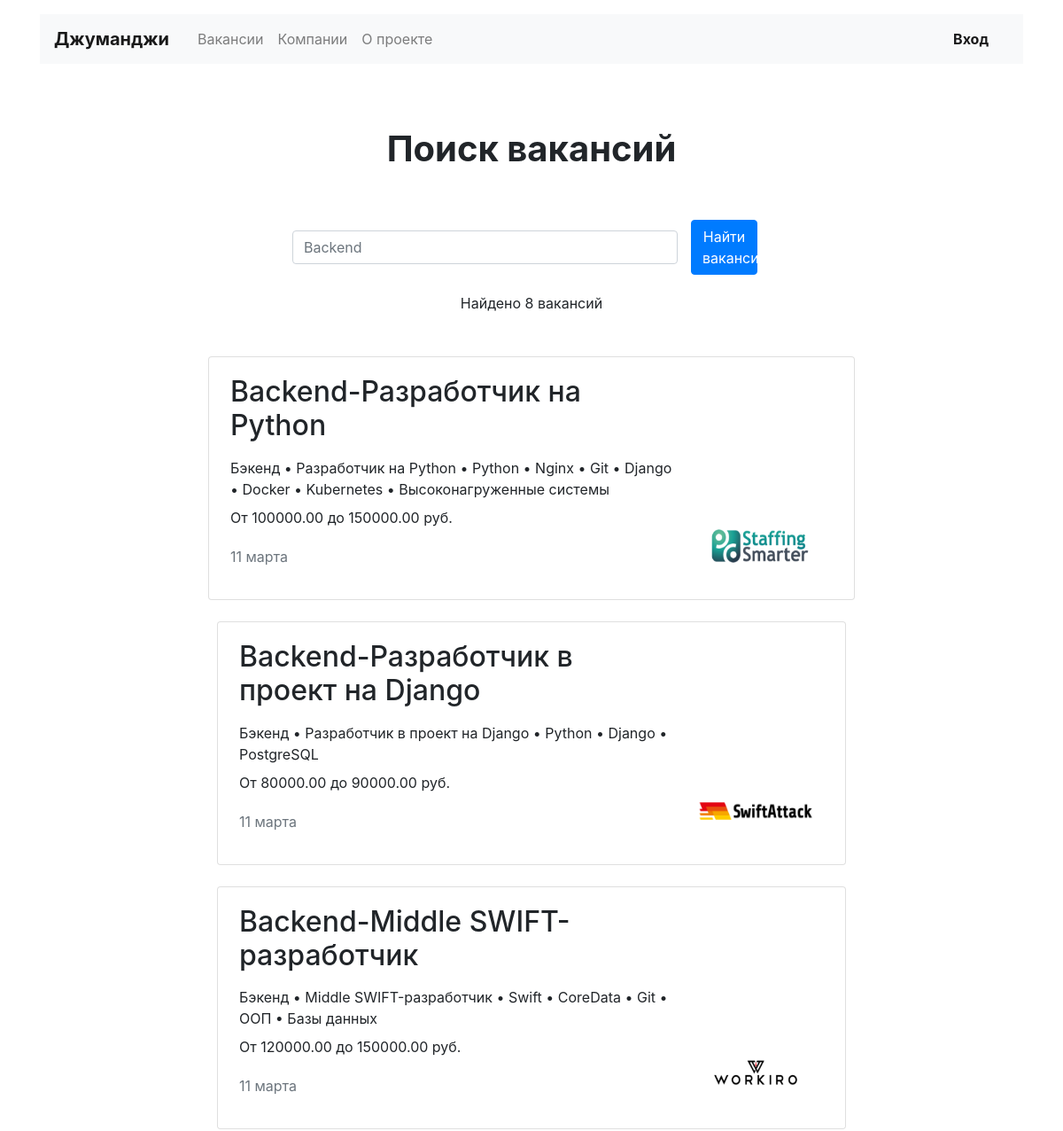
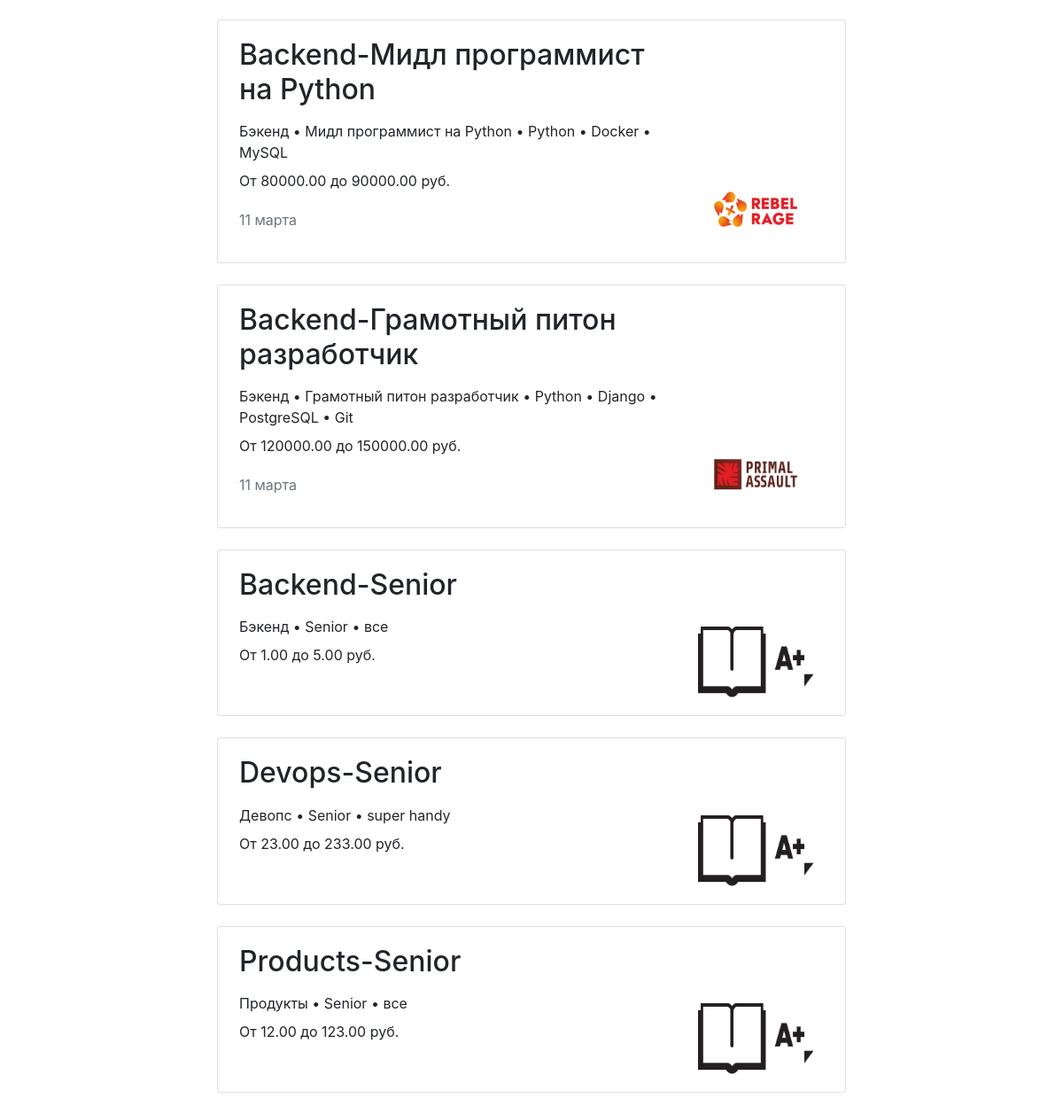
Page /vacancies/ on the committed database (2 pictures, top to bottom).
### vacancies/models.py (models this page shows, shortened)
class Vacancy(models.Model):
    title = models.CharField(max_length=15)
    specialty = models.ForeignKey(Specialty, related_name="vacancies", on_delete=models.CASCADE)
    company = models.ForeignKey(Company, related_name="vacancies", on_delete=models.CASCADE)
    skills = models.CharField(max_length=225)
    description = models.TextField()
    salary_min = models.DecimalField(max_digits=20, decimal_places=2)
    salary_max = models.DecimalField(max_digits=20, decimal_places=2)
    published_at = models.DateField(null=True)
    class Meta:
        verbose_name_plural = 'Vacancies'

class Specialty(models.Model):
    code = models.CharField(max_length=30)
    title = models.CharField(max_length=30)
    picture = models.ImageField(upload_to='images/pics/')
    pass
    class Meta:
        verbose_name_plural = 'Specialties'

class Company(models.Model):
    name = models.CharField(max_length=50)
    location = models.CharField(max_length=30)
    logo = models.ImageField(upload_to='images/logo/')
    description = models.TextField()
    employee_count = models.IntegerField()
    owner = models.OneToOneField(User, null=True, on_delete=models.PROTECT, related_name='company')
    class Meta:
        verbose_name_plural = 'Companies'

### vacancies/views.py (the view)
# urls.py: path('vacancies/', VacancyView.as_view(), name='vacancies'),
class VacancyView(TemplateView):
    model = Vacancy
    model = Company
    template_name = 'vacancies_.html'
    def get_context_data(self, **kwargs):
        context = super(VacancyView, self).get_context_data()
        context['companies'] = Company.objects.all()
        context['vacancies'] = Vacancy.objects.all()
        return context

### vacancies/templates/vacancies_.html
{% extends 'base.html' %}
{% block content %}
    <main class="container mt-3">
        <section>
            <h1 class="h1 text-center mx-auto mt-4 py-5"><strong>Поиск вакансий</strong></h1>
            <div class="row">
                <div class="col-12 col-md-8 col-lg-6 offset-lg-3 offset-md-2">
                    <form class="form-inline mb-3" enctype="multipart/form-data">
                        <div class="form-group col-8 col-md-10 pl-0">
                            <input class="form-control w-100" type="search" placeholder="Backend" aria-label="Backend">
                        </div>
                        <div class="form-group col-4 col-md-2 pl-0">
                            <button class="btn btn-primary w-100" type="submit">Найти вакансии</button>
                        </div>
                    </form>
                    </div>
                </div>
        </section>
        <section>
            <p class="text-center pt-1">Найдено {{ vacancies.count }} вакансий</p>
            <div class="row mt-5">{% for vacancy in vacancies %}
                <div class="col-12 col-lg-8 offset-lg-2 m-auto">
                    <div class="card mb-4">
                        <div class="card-body px-4">
                            <div class="row">
                                <div class="col-12 col-md-8 col-lg-9">
                                    <h2 class="h2 pb-2">{{ vacancy.specialty.code|capfirst }}-{{ vacancy.title }}</h2>
                                    <p class="mb-2">{{ vacancy.specialty.title }} • {{ vacancy.title|capfirst }} •
                                        {{ vacancy.skills|join:"" }}</p>
                                    <p>От {{ vacancy.salary_min }} до {{ vacancy.salary_max }} руб.</p>
                                    <p class="text-muted pt-1">{{ vacancy.published_at|date:'d E' }}</p>
                                </div>
                                <div class="col-12 col-md-4 col-lg-3 d-flex align-items-end">
                                    <a href="{{ vacancy.id }}"><img src="{{ MEDIA_URL }}{{ vacancy.company.logo.url }}" width="130" height="80"
                                                     alt=""></a>
                                </div>
                            </div>
                        </div>
                    </div>
                </div>
            </div>{% endfor %}
        </section>
    </main>
{% endblock %}

### rows in the picture
Vacancy: specialty.code "Backend", title "Разработчик на Python", specialty "Бэкенд", skills "Python • Nginx • Git • Django • Docker • Kubernetes • Высоконагруженные системы", salary_min "100000.00", salary_max "150000.00", published_at "11 марта", company.logo (picture)
Vacancy: specialty.code "Backend", title "Разработчик в проект на Django", specialty "Бэкенд", skills "Python • Django • PostgreSQL", salary_min "80000.00", salary_max "90000.00", published_at "11 марта", company.logo (picture)
Vacancy: specialty.code "Backend", title "Middle SWIFT-разработчик", specialty "Бэкенд", skills "Swift • CoreData • Git • ООП • Базы данных", salary_min "120000.00", salary_max "150000.00", published_at "11 марта", company.logo (picture)
Vacancy: specialty.code "Backend", title "Мидл программист на Python", specialty "Бэкенд", skills "Python • Docker • MySQL", salary_min "80000.00", salary_max "90000.00", published_at "11 марта", company.logo (picture)
Vacancy: specialty.code "Backend", title "Грамотный питон разработчик", specialty "Бэкенд", skills "Python • Django • PostgreSQL • Git", salary_min "120000.00", salary_max "150000.00", published_at "11 марта", company.logo (picture)
Vacancy: specialty.code "Backend", title "Senior", specialty "Бэкенд", skills "все", salary_min "1.00", salary_max "5.00", company.logo (picture)
Vacancy: specialty.code "Devops", title "Senior", specialty "Девопс", skills "super handy", salary_min "23.00", salary_max "233.00", company.logo (picture)
Vacancy: specialty.code "Products", title "Senior", specialty "Продукты", skills "все", salary_min "12.00", salary_max "123.00", company.logo (picture)

### other values in the picture
{{ vacancies.count }} "8"
